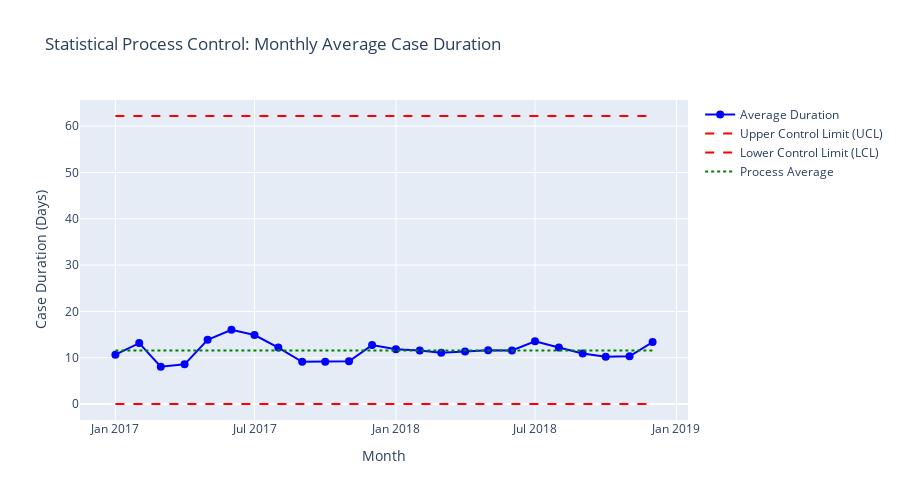

This figure's notebook cell:
### Code cell
# 6. Statistical Process Control Chart
# ----------------------------------

# Calculate monthly case throughput and duration statistics
monthly_stats = case_duration.copy()
monthly_stats['month'] = monthly_stats['time:timestamp_start'].dt.strftime('%Y-%m')

# Group by month and calculate statistics
monthly_duration = monthly_stats.groupby('month')['duration_days'].agg(['mean', 'std', 'count']).reset_index()
monthly_duration = monthly_duration.sort_values('month')

# Calculate control limits (3-sigma)
overall_mean = monthly_duration['mean'].mean()
overall_std = monthly_duration['std'].mean()

monthly_duration['ucl'] = overall_mean + 3 * overall_std
monthly_duration['lcl'] = np.maximum(0, overall_mean - 3 * overall_std)  # Ensure lower limit is not negative

# Create control chart
fig = go.Figure()

# Add mean line
fig.add_trace(go.Scatter(
    x=monthly_duration['month'],
    y=monthly_duration['mean'],
    mode='lines+markers',
    name='Average Duration',
    line=dict(color='blue'),
    marker=dict(size=8)
))

# Add upper control limit
fig.add_trace(go.Scatter(
    x=monthly_duration['month'],
    y=monthly_duration['ucl'],
    mode='lines',
    name='Upper Control Limit (UCL)',
    line=dict(color='red', dash='dash')
))

# Add lower control limit
fig.add_trace(go.Scatter(
    x=monthly_duration['month'],
    y=monthly_duration['lcl'],
    mode='lines',
    name='Lower Control Limit (LCL)',
    line=dict(color='red', dash='dash')
))

# Add center line (process mean)
fig.add_trace(go.Scatter(
    x=monthly_duration['month'],
    y=[overall_mean] * len(monthly_duration),
    mode='lines',
    name='Process Average',
    line=dict(color='green', dash='dot')
))

fig.update_layout(
    title='Statistical Process Control: Monthly Average Case Duration',
    xaxis_title='Month',
    yaxis_title='Case Duration (Days)',
    hovermode='closest',
    height=500
)
fig.show()

### Figure 1 — Plotly figure (JSON) as saved in the notebook; plotly's stock layout.template omitted (floating-point values rounded to 4 significant figures)
{"data": [{"line": {"color": "blue"}, "marker": {"size": 8}, "mode": "lines+markers", "name": "Average Duration", "type": "scatter", "x": ["2017-01", "2017-02", "2017-03", "2017-04", "2017-05", "2017-06", "2017-07", "2017-08", "2017-09", "2017-10", "2017-11", "2017-12", "2018-01", "2018-02", "2018-03", "2018-04", "2018-05", "2018-06", "2018-07", "2018-08", "2018-09", "2018-10", "2018-11", "2018-12"], "y": [10.65, 13.15, 8.069, 8.563, 13.87, 16.03, 14.88, 12.19, 9.109, 9.119, 9.24, 12.72, 11.82, 11.57, 11.05, 11.35, 11.59, 11.57, 13.54, 12.19, 10.91, 10.19, 10.31, 13.37]}, {"line": {"color": "red", "dash": "dash"}, "mode": "lines", "name": "Upper Control Limit (UCL)", "type": "scatter", "x": ["2017-01", "2017-02", "2017-03", "2017-04", "2017-05", "2017-06", "2017-07", "2017-08", "2017-09", "2017-10", "2017-11", "2017-12", "2018-01", "2018-02", "2018-03", "2018-04", "2018-05", "2018-06", "2018-07", "2018-08", "2018-09", "2018-10", "2018-11", "2018-12"], "y": [62.19, 62.19, 62.19, 62.19, 62.19, 62.19, 62.19, 62.19, 62.19, 62.19, 62.19, 62.19, 62.19, 62.19, 62.19, 62.19, 62.19, 62.19, 62.19, 62.19, 62.19, 62.19, 62.19, 62.19]}, {"line": {"color": "red", "dash": "dash"}, "mode": "lines", "name": "Lower Control Limit (LCL)", "type": "scatter", "x": ["2017-01", "2017-02", "2017-03", "2017-04", "2017-05", "2017-06", "2017-07", "2017-08", "2017-09", "2017-10", "2017-11", "2017-12", "2018-01", "2018-02", "2018-03", "2018-04", "2018-05", "2018-06", "2018-07", "2018-08", "2018-09", "2018-10", "2018-11", "2018-12"], "y": [0.0, 0.0, 0.0, 0.0, 0.0, 0.0, 0.0, 0.0, 0.0, 0.0, 0.0, 0.0, 0.0, 0.0, 0.0, 0.0, 0.0, 0.0, 0.0, 0.0, 0.0, 0.0, 0.0, 0.0]}, {"line": {"color": "green", "dash": "dot"}, "mode": "lines", "name": "Process Average", "type": "scatter", "x": ["2017-01", "2017-02", "2017-03", "2017-04", "2017-05", "2017-06", "2017-07", "2017-08", "2017-09", "2017-10", "2017-11", "2017-12", "2018-01", "2018-02", "2018-03", "2018-04", "2018-05", "2018-06", "2018-07", "2018-08", "2018-09", "2018-10", "2018-11", "2018-12"], "y": [11.54, 11.54, 11.54, 11.54, 11.54, 11.54, 11.54, 11.54, 11.54, 11.54, 11.54, 11.54, 11.54, 11.54, 11.54, 11.54, 11.54, 11.54, 11.54, 11.54, 11.54, 11.54, 11.54, 11.54]}], "layout": {"height": 500, "hovermode": "closest", "title": {"text": "Statistical Process Control: Monthly Average Case Duration"}, "xaxis": {"title": {"text": "Month"}}, "yaxis": {"title": {"text": "Case Duration (Days)"}}}}
